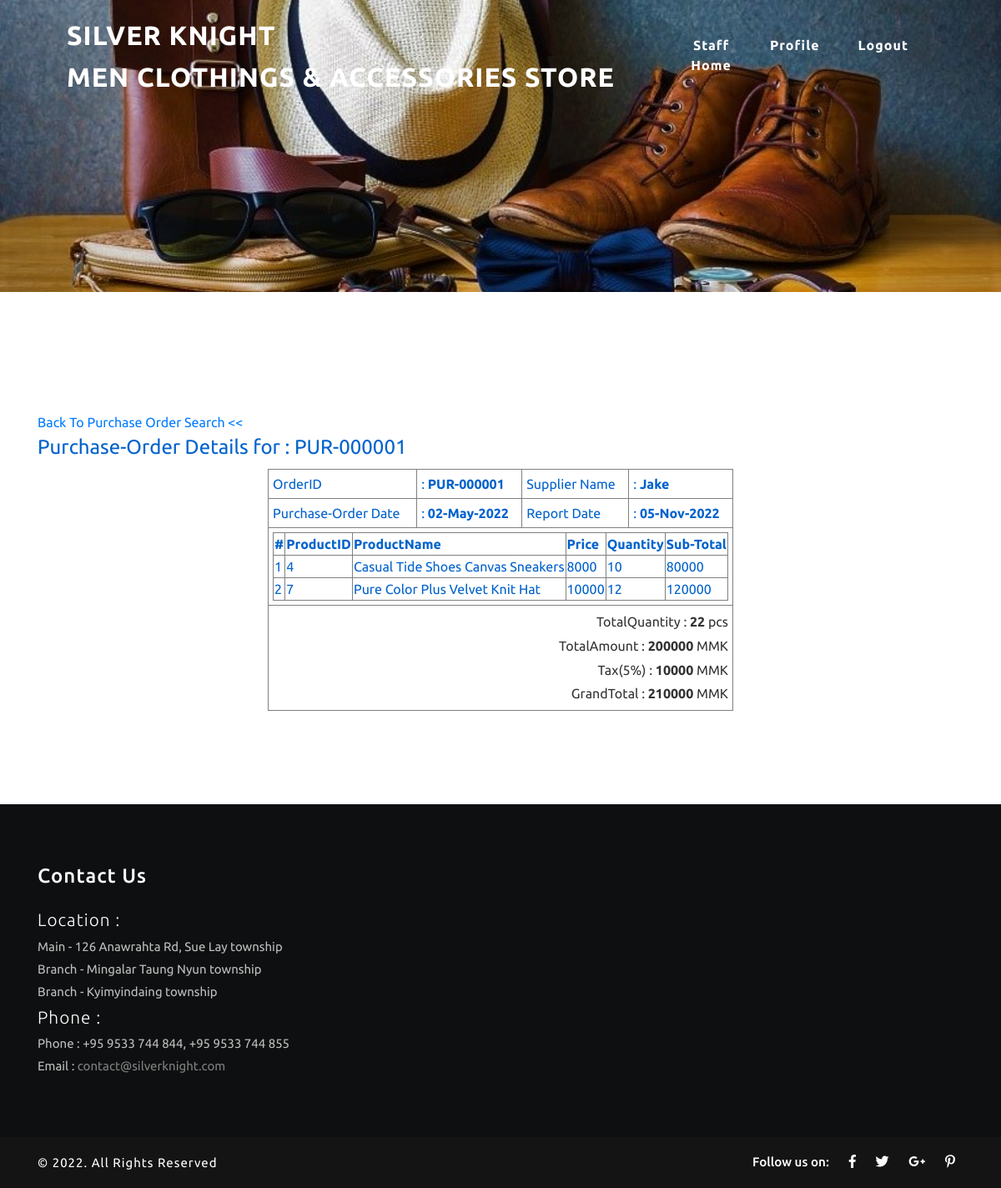
Page /Purchase_Order_Detail.php?PurchaseOrderID=PUR-000001 on the committed database.
### tables this page shows
CREATE TABLE `purchaseorder` (
  `PurchaseOrderID` varchar(15) NOT NULL,
  `SupplierID` int(11) NOT NULL,
  `StaffID` int(11) NOT NULL,
  `Date` varchar(15) NOT NULL,
  `TotalQuantity` int(11) NOT NULL,
  `TotalAmount` int(11) NOT NULL,
  `Tax` decimal(10,0) NOT NULL,
  `GrandTotal` decimal(10,0) NOT NULL
);

CREATE TABLE `supplier` (
  `SupplierID` int(11) NOT NULL,
  `Name` varchar(100) NOT NULL,
  `Email` varchar(100) NOT NULL,
  `PhoneNumber` varchar(15) NOT NULL,
  `OrgAddress` text NOT NULL
);

CREATE TABLE `purchaseorderdetail` (
  `PurchaseOrderID` varchar(15) NOT NULL,
  `ProductID` int(11) NOT NULL,
  `PurchasePrice` int(11) NOT NULL,
  `PurchaseQuantity` int(11) NOT NULL
);

CREATE TABLE `product` (
  `ProductID` int(11) NOT NULL,
  `Name` varchar(100) NOT NULL,
  `CategoryID` int(11) NOT NULL,
  `BrandID` int(11) NOT NULL,
  `Color` varchar(50) NOT NULL,
  `Size` varchar(50) NOT NULL,
  `Price` int(11) NOT NULL,
  `Quantity` int(11) NOT NULL,
  `Status` varchar(50) NOT NULL,
  `Image1` varchar(255) NOT NULL,
  `Image2` varchar(255) NOT NULL,
  `Description` text NOT NULL
);

### Purchase_Order_Detail.php (the view, shortened to what this page needs)
<?php
include('Header.php');
include('AutoID_Functions.php');
$PurchaseOrderID=$_GET['PurchaseOrderID'];
$query1="SELECT po.*, s.SupplierID,s.Name
		FROM Purchaseorder po,Supplier s
		WHERE po.PurchaseOrderID='$PurchaseOrderID'
		AND po.SupplierID=s.SupplierID
		";
$result1=mysqli_query($connection,$query1);
$row1=mysqli_fetch_array($result1);
$query2="SELECT po.*, pod.*, p.ProductID,p.Name
		FROM Purchaseorder po,PurchaseOrderDetail pod,Product p
		WHERE po.PurchaseOrderID=pod.PurchaseOrderID
		AND pod.ProductID=p.ProductID
		AND pod.PurchaseOrderID='$PurchaseOrderID'
		";
$result2=mysqli_query($connection,$query2);
$count=mysqli_num_rows($result2);
?>
<!DOCTYPE html>
<html>
<head>
</head>
<body>
<form action="Purchase_Order_Detail.php" method="post">
<a href="Purchase_Order_Search.php">Back To Purchase Order Search <<</a>
<fieldset>
<legend>Purchase-Order Details for : <?php echo $PurchaseOrderID ?></legend>
<table align="center" border="1" cellpadding="5px" cellspacing="5px">
<tr>
	<td>OrderID</td>
	<td>
		: <b><?php echo $row1['PurchaseOrderID']  ?></b>
	</td>
	<td>Supplier Name</td>
	<td>
		: <b><?php echo $row1['Name'] ?></b>
	</td>
</tr>
<tr>
	<td>Purchase-Order Date</td>
	<td>
		: <b><?php echo $row1['Date']  ?></b>
	</td>
	<td>Report Date</td>
	<td>
		: <b><?php echo date('d-M-Y')  ?></b>
	</td>
</tr>
<tr>
	<td colspan="4">
	<table border="1" width="100%">
	<tr>
		<th>#</th>
		<th>ProductID</th>
		<th>ProductName</th>
		<th>Price</th>
		<th>Quantity</th>
		<th>Sub-Total</th>
	</tr>
	<?php
	for($i=0;$i<$count;$i++)
	{
		$row2=mysqli_fetch_array($result2);
		echo "<tr>";
		echo "<td>" . ($i+1) . "</td>";
		echo "<td>" . $row2['ProductID'] . "</td>";
		echo "<td>" . $row2['Name'] . "</td>";
		echo "<td>" . $row2['PurchasePrice'] . "</td>";
		echo "<td>" . $row2['PurchaseQuantity'] . "</td>";
		echo "<td>" . $row2['PurchasePrice'] * $row2['PurchaseQuantity'] . "</td>";
		echo "</tr>";
	}
	?>
	</table>
	</td>
</tr>
<tr>
	<td colspan="4" align="right">
	<p>TotalQuantity : <b><?php echo $row1['TotalQuantity'] ?></b> pcs</p>
	<p>TotalAmount : <b><?php echo $row1['TotalAmount'] ?></b> MMK</p>
	<p>Tax(5%) : <b><?php echo $row1['Tax'] ?></b> MMK</p>
	<p>GrandTotal : <b><?php echo $row1['GrandTotal'] ?></b> MMK</p>
	</td>
</table>
</fieldset>
</form>
</body>
</html>
<?php
include('Footer.php');
 ?>

### css/style.css (style rules this page uses)
body { margin: 0; font-family: 'Ubuntu', sans-serif; background: #fff; }
body a, .slider-info a { transition: 0.5s all; -webkit-transition: 0.5s all; -moz-transition: 0.5s all; -o-transition: 0.5s all; -ms-transition: 0.5s all; text-decoration: none; outline: none; }
p { margin: 0; color: #333; font-size: 1em; line-height: 1.8; }
header h1, { line-height: 0; }

### rows in the picture
purchaseorder: PurchaseOrderID "PUR-000001", SupplierID.Name "Jake", Date "02-May-2022", TotalQuantity "22", TotalAmount "200000", Tax "10000", GrandTotal "210000"
purchaseorderdetail: ProductID.ProductID "4", ProductID.Name "Casual Tide Shoes Canvas Sneakers", PurchasePrice "8000", PurchaseQuantity "10", $row2['PurchasePrice'] * $row2['PurchaseQuantity'] "80000"
purchaseorderdetail: ProductID.ProductID "7", ProductID.Name "Pure Color Plus Velvet Knit Hat", PurchasePrice "10000", PurchaseQuantity "12", $row2['PurchasePrice'] * $row2['PurchaseQuantity'] "120000"

### other values in the picture
$PurchaseOrderID "PUR-000001"
